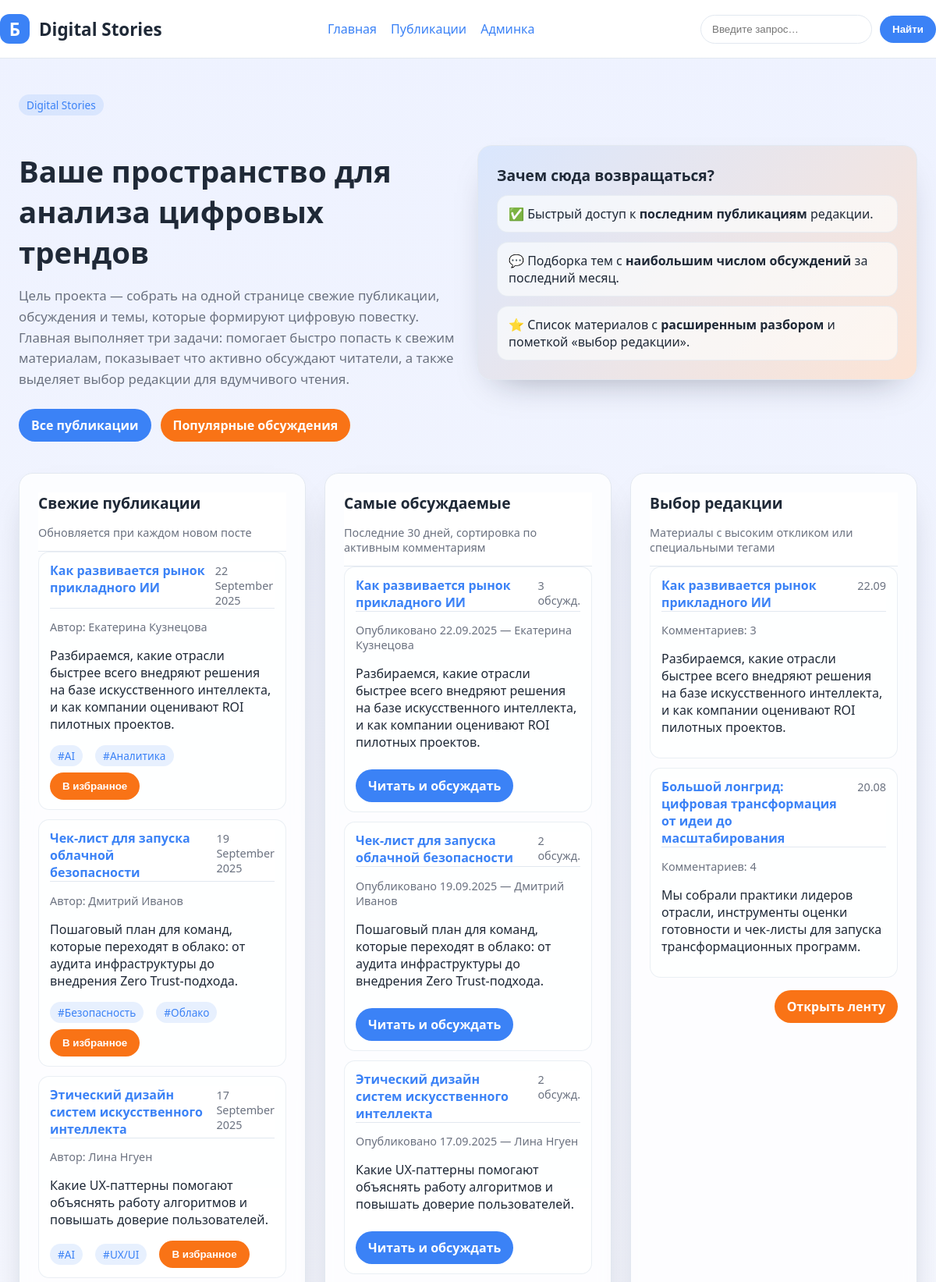
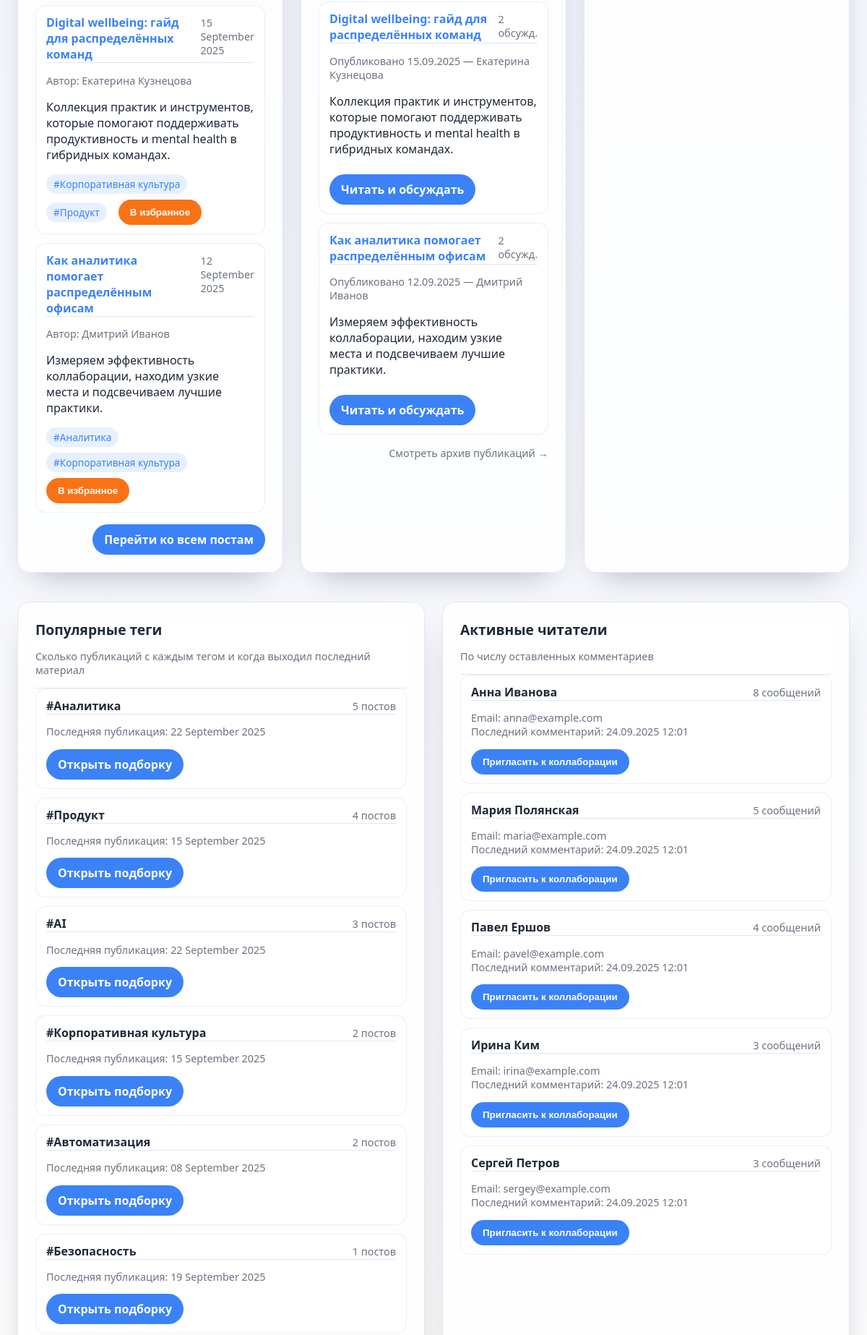
The page / (upper part) on the database its author committed (2 pictures, top to bottom).
### blog/models.py (models this page shows, shortened)
class Post(models.Model):
    Status = PostStatus
    title = models.CharField('Заголовок', max_length=250)
    slug = models.SlugField('URL-метка', max_length=250, unique_for_date='publish')
    author = models.ForeignKey(
        User,
        on_delete=models.CASCADE,
        related_name='blog_posts',
        verbose_name='Автор',
    )
    body = models.TextField('Содержимое')
    publish = models.DateTimeField('Дата публикации', default=timezone.now)
    created = models.DateTimeField('Создано', auto_now_add=True)
    updated = models.DateTimeField('Обновлено', auto_now=True)
    status = models.CharField(
        'Статус',
        max_length=2,
        choices=Status.choices,
        default=Status.DRAFT,
    )
    tags = models.ManyToManyField(
        Tag,
        verbose_name='Теги',
        related_name='posts',
        blank=True,
    )
    objects = PostManager()
    published = PublishedManager()
    class Meta:
        ordering = ['-publish']
        verbose_name = 'Пост'
        verbose_name_plural = 'Посты'
        indexes = [
            models.Index(fields=['-publish'], name='blog_post_publish_idx'),
        ]
    def get_absolute_url(self):
        return reverse(
            'blog:post_detail',
            args=[self.publish.year, self.publish.month, self.publish.day, self.slug],
        )

class Tag(models.Model):
    name = models.CharField('Название', max_length=50, unique=True)
    slug = models.SlugField('URL-метка', max_length=50, unique=True)
    class Meta:
        ordering = ('name',)
        verbose_name = 'Тег'
        verbose_name_plural = 'Теги'
        indexes = [
            models.Index(fields=('name',), name='blog_tag_name_idx'),
        ]
    objects = TagQuerySet.as_manager()

### blog/views.py (the view)
# urls.py: path('', views.home, name='home'),
def home(request):
    search_form = SearchForm()
    latest_posts = (
        Post.published.select_related('author')
        .prefetch_related('tags')
        .order_by('-publish')[:5]
    )
    trending_posts = (
        Post.objects.trending(days=30, min_comments=1)
        .select_related('author')
        .prefetch_related('tags')
        .order_by('-comment_count', '-publish')[:5]
    )
    editors_choice = (
        Post.objects.editors_choice()
        .select_related('author')
        .prefetch_related('tags')
        .order_by('-publish')[:5]
    )
    top_tags = (
        Tag.objects.with_post_counts()
        .with_latest_publish()
        .filter(published_posts__gt=0)
        .order_by('-published_posts', '-latest_publish', 'name')[:10]
    )
    active_commenters = (
        Comment.objects.filter(active=True)
        .values('name', 'email')
        .annotate(
            comments_total=Count('id'),
            recent_comment=Max('created'),
        )
        .order_by('-comments_total', '-recent_comment')[:5]
    )
    context = {
        'search_form': search_form,
        'latest_posts': latest_posts,
        'trending_posts': trending_posts,
        'editors_choice': editors_choice,
        'top_tags': top_tags,
        'active_commenters': active_commenters,
    }
    return render(request, 'blog/home.html', context)

### blog/forms.py
class SearchForm(forms.Form):
    q = forms.CharField(
        label='Поиск по публикациям',
        max_length=100,
        required=False,
        widget=forms.TextInput(
            attrs={
                'placeholder': 'Введите запрос…',
                'class': 'search-input',
            }
        ),
    )

### blog/models.py (called while the page is built)
    def with_post_counts(self):
        return self.annotate(
            published_posts=Count(
                'posts',
                filter=Q(posts__status=PostStatus.PUBLISHED),
                distinct=True,
            )
        )

    def with_latest_publish(self):
        return self.annotate(
            latest_publish=Max(
                'posts__publish',
                filter=Q(posts__status=PostStatus.PUBLISHED),
            )
        )

    def published(self):
        return self.filter(status=Post.Status.PUBLISHED)

    def with_comment_counts(self):
        return self.annotate(
            comment_count=Count(
                'comments',
                filter=Q(comments__active=True),
                distinct=True,
            )
        )

    def trending(self, days=30, min_comments=1):
        threshold_date = timezone.now() - timedelta(days=days)
        return (
            self.published()
            .filter(publish__gte=threshold_date)
            .with_comment_counts()
            .filter(comment_count__gte=min_comments)
        )

    def editors_choice(self):
        return (
            self.published()
            .with_comment_counts()
            .filter(
                Q(comment_count__gte=3)
                | Q(tags__slug__in=['featured', 'editor-choice'])
            )
            .distinct()
        )

    def get_queryset(self):
        return super().get_queryset().published()

### blog/templates/blog/home.html (shortened to what this page needs)
{% extends "blog/base.html" %}
{% block content %}
<section class="grid two" style="align-items: center; margin-bottom: 40px;">
    <div>
        <p class="tag-pill">Digital Stories</p>
        <h1 style="font-size: 2.4rem; margin-bottom: 16px;">Ваше пространство для анализа цифровых трендов</h1>
        <p style="font-size: 1.05rem; color: var(--muted-color); line-height: 1.6;">
            Цель проекта — собрать на одной странице свежие публикации, обсуждения и темы, которые формируют цифровую повестку.
            Главная выполняет три задачи: помогает быстро попасть к свежим материалам, показывает что активно обсуждают читатели,
            а также выделяет выбор редакции для вдумчивого чтения.
        </p>
        <div style="display:flex; gap:12px; margin-top: 24px; flex-wrap: wrap;">
            <a class="button" href="{% url 'blog:post_list' %}">Все публикации</a>
            <a class="button secondary" href="#widget-trending">Популярные обсуждения</a>
        </div>
    </div>
    <div class="card" style="background-image: linear-gradient(135deg, rgba(59,130,246,0.18), rgba(249,115,22,0.18));">
        <h2>Зачем сюда возвращаться?</h2>
        <ul class="list-reset">
            <li class="list-item">✅ Быстрый доступ к <strong>последним публикациям</strong> редакции.</li>
            <li class="list-item">💬 Подборка тем с <strong>наибольшим числом обсуждений</strong> за последний месяц.</li>
            <li class="list-item">⭐ Список материалов с <strong>расширенным разбором</strong> и пометкой «выбор редакции».</li>
        </ul>
    </div>
</section>
<section class="grid three">
    <article class="card" id="widget-latest">
        <header>
            <h2>Свежие публикации</h2>
            <p class="meta">Обновляется при каждом новом посте</p>
        </header>
        <ol class="list-reset" style="counter-reset: latest-counter;">
            {% for post in latest_posts %}
            <li class="list-item" style="counter-increment: latest-counter;">
                <header>
                    <a href="{{ post.get_absolute_url }}"><strong>{{ post.title }}</strong></a>
                    <span class="meta">{{ post.publish|date:"d E Y" }}</span>
                </header>
                <p class="meta">Автор: {{ post.author.get_full_name|default:post.author.username }}</p>
                <p>{{ post.body|truncatewords:22 }}</p>
                <div style="display:flex; gap:8px; align-items:center; flex-wrap: wrap;">
                    {% for tag in post.tags.all %}
                        <span class="tag-pill">#{{ tag.name }}</span>
                    {% empty %}
                        <span class="meta">Без тегов</span>
                    {% endfor %}
                    <button class="button secondary" type="button" disabled>В избранное</button>
                </div>
            </li>
            {% empty %}
            <li class="empty">Пока нет опубликованных постов.</li>
            {% endfor %}
        </ol>
        <div class="widget-footer">
            <a class="button" href="{% url 'blog:post_list' %}">Перейти ко всем постам</a>
        </div>
    </article>
    <article class="card" id="widget-trending">
        <header>
            <h2>Самые обсуждаемые</h2>
            <p class="meta">Последние 30 дней, сортировка по активным комментариям</p>
        </header>
        <ol class="list-reset">
            {% for post in trending_posts %}
            <li class="list-item">
                <header>
                    <a href="{{ post.get_absolute_url }}"><strong>{{ post.title }}</strong></a>
                    <span class="meta">{{ post.comment_count }} обсужд.</span>
                </header>
                <p class="meta">Опубликовано {{ post.publish|date:"d.m.Y" }} — {{ post.author.get_full_name|default:post.author.username }}</p>
                <p>{{ post.body|truncatewords:20 }}</p>
                <a class="button" style="margin-top: 8px;" href="{{ post.get_absolute_url }}">Читать и обсуждать</a>
            </li>
            {% empty %}
            <li class="empty">Нет активных обсуждений в выбранном периоде.</li>
            {% endfor %}
        </ol>
        <div class="widget-footer">
            <a class="meta" href="{% url 'blog:post_list' %}">Смотреть архив публикаций →</a>
        </div>
    </article>
    <article class="card" id="widget-editors">
        <header>
            <h2>Выбор редакции</h2>
            <p class="meta">Материалы с высоким откликом или специальными тегами</p>
        </header>
        <ol class="list-reset">
            {% for post in editors_choice %}
            <li class="list-item">
                <header>
                    <a href="{{ post.get_absolute_url }}"><strong>{{ post.title }}</strong></a>
                    <span class="meta">{{ post.publish|date:"d.m" }}</span>
                </header>
                <p class="meta">Комментариев: {{ post.comment_count|default:"0" }}</p>
                <p>{{ post.body|truncatewords:24 }}</p>
            </li>
            {% empty %}
            <li class="empty">Редакция пока не отметила материалы. Возвращайтесь позже!</li>
            {% endfor %}
        </ol>
        <div class="widget-footer">
            <a class="button secondary" href="{% url 'blog:post_list' %}">Открыть ленту</a>
        </div>
    </article>
</section>
<section class="grid two" style="margin-top:40px;">
    <article class="card">
        <header>
            <h2>Популярные теги</h2>
            <p class="meta">Сколько публикаций с каждым тегом и когда выходил последний материал</p>
        </header>
        <ul class="list-reset">
            {% for tag in top_tags %}
            <li class="list-item">
                <header>
                    <span><strong>#{{ tag.name }}</strong></span>
                    <span class="meta">{{ tag.published_posts }} постов</span>
                </header>
                <p class="meta">
                    Последняя публикация:
                    {% if tag.latest_publish %}
                        {{ tag.latest_publish|date:"d E Y" }}
                    {% else %}
                        пока нет
                    {% endif %}
                </p>
                <a class="button" href="{% url 'blog:post_list' %}?tag={{ tag.slug }}">Открыть подборку</a>
            </li>
            {% empty %}
            <li class="empty">Теги ещё не использовались.</li>
            {% endfor %}
        </ul>
    </article>
    <article class="card">
        <header>
            <h2>Активные читатели</h2>
            <p class="meta">По числу оставленных комментариев</p>
        </header>
        <ul class="list-reset">
            {% for commenter in active_commenters %}
            <li class="list-item">
                <header>
                    <strong>{{ commenter.name }}</strong>
                    <span class="meta">{{ commenter.comments_total }} сообщений</span>
                </header>
                <p class="meta">Email: {{ commenter.email }}<br>Последний комментарий: {{ commenter.recent_comment|date:"d.m.Y H:i" }}</p>
                <button class="button" type="button" disabled>Пригласить к коллаборации</button>
            </li>
            {% empty %}
            <li class="empty">Пока нет комментариев.</li>
            {% endfor %}
        </ul>
    </article>
</section>
{% endblock %}

### blog/templates/blog/base.html (style rules this page uses)
:root { color-scheme: light dark; --bg-color: #f5f7fb; --text-color: #1f2937; --primary-color: #3b82f6; --secondary-color: #f97316; --card-bg: #ffffffcc; --border-color: #e2e8f0; --muted-color: #6b7280; }
* { box-sizing: border-box; }
body { margin: 0; font-family: 'Segoe UI', Roboto, sans-serif; background: linear-gradient(180deg, #eef2ff 0%, #fdfcfb 100%); color: var(--text-color); min-height: 100vh; }
a { color: var(--primary-color); text-decoration: none; }
header { background: #fff; backdrop-filter: blur(12px); border-bottom: 1px solid var(--border-color); position: sticky; top: 0; z-index: 10; }
.search-input { padding: 10px 14px; border-radius: 999px; border: 1px solid var(--border-color); min-width: 220px; }
.button { display: inline-flex; align-items: center; justify-content: center; padding: 10px 16px; border-radius: 999px; border: none; background: var(--primary-color); color: #fff; font-weight: 600; cursor: pointer; }
.button.secondary { background: var(--secondary-color); }
.grid { display: grid; gap: 24px; }
.grid.two { grid-template-columns: repeat(auto-fit, minmax(320px, 1fr)); }
.grid.three { grid-template-columns: repeat(auto-fit, minmax(260px, 1fr)); }
.card { padding: 24px; background: var(--card-bg); border-radius: 18px; border: 1px solid var(--border-color); backdrop-filter: blur(8px); box-shadow: 0 20px 45px -25px rgba(15, 23, 42, 0.4); }
.card h2 { margin-top: 0; margin-bottom: 12px; font-size: 1.2rem; }
.meta { color: var(--muted-color); font-size: 0.9rem; }
.list-reset { list-style: none; padding: 0; margin: 0; display: grid; gap: 12px; }
.list-item { padding: 12px 14px; border-radius: 14px; background: rgba(255, 255, 255, 0.6); border: 1px solid rgba(226, 232, 240, 0.7); }
.list-item header { display: flex; justify-content: space-between; gap: 12px; align-items: baseline; }
.tag-pill { display: inline-flex; align-items: center; padding: 4px 10px; border-radius: 999px; background: rgba(59, 130, 246, 0.12); color: var(--primary-color); font-size: 0.85rem; margin-right: 8px; }
.widget-footer { margin-top: 16px; display: flex; justify-content: flex-end; }

### rows shown on the page
Post: title "Как развивается рынок прикладного ИИ", publish "22 September 2025", author.get_full_name "Екатерина Кузнецова", body "Разбираемся, какие отрасли быстрее всего внедряют решения на базе искусственного интеллекта, и как компании оценивают ROI пилотных проектов.", comment_count "3", publish "22.09.2025", publish "22.09"
Tag: name "AI", published_posts "3", latest_publish "22 September 2025"
Tag: name "Аналитика", published_posts "5", latest_publish "22 September 2025"
Post: title "Чек-лист для запуска облачной безопасности", publish "19 September 2025", author.get_full_name "Дмитрий Иванов", body "Пошаговый план для команд, которые переходят в облако: от аудита инфраструктуры до внедрения Zero Trust-подхода.", comment_count "2", publish "19.09.2025"
Tag: name "Безопасность", published_posts "1", latest_publish "19 September 2025"
Tag: name "Облако"
Post: title "Этический дизайн систем искусственного интеллекта", publish "17 September 2025", author.get_full_name "Лина Нгуен", body "Какие UX-паттерны помогают объяснять работу алгоритмов и повышать доверие пользователей.", comment_count "2", publish "17.09.2025"
Tag: name "UX/UI"
Post: title "Digital wellbeing: гайд для распределённых команд", publish "15 September 2025", author.get_full_name "Екатерина Кузнецова", body "Коллекция практик и инструментов, которые помогают поддерживать продуктивность и mental health в гибридных командах.", comment_count "2", publish "15.09.2025"
Tag: name "Корпоративная культура", published_posts "2", latest_publish "15 September 2025"
Tag: name "Продукт", published_posts "4", latest_publish "15 September 2025"
Post: title "Как аналитика помогает распределённым офисам", publish "12 September 2025", author.get_full_name "Дмитрий Иванов", body "Измеряем эффективность коллаборации, находим узкие места и подсвечиваем лучшие практики.", comment_count "2", publish "12.09.2025"
Post: title "Большой лонгрид: цифровая трансформация от идеи до масштабирования", publish "20.08", comment_count "4", body "Мы собрали практики лидеров отрасли, инструменты оценки готовности и чек-листы для запуска трансформационных программ."
Tag: name "Автоматизация", published_posts "2", latest_publish "08 September 2025"

### other values the page prints
{{ commenter.name }} "Анна Иванова" "Мария Полянская" "Павел Ершов" "Ирина Ким" "Сергей Петров"
{{ commenter.comments_total }} "8" "5" "4" "3" "3"
{{ commenter.email }} "anna@example.com" "maria@example.com" "pavel@example.com" "irina@example.com" "sergey@example.com"
{{ commenter.recent_comment|date:"d.m.Y H:i" }} "24.09.2025 12:01" "24.09.2025 12:01" "24.09.2025 12:01" "24.09.2025 12:01" "24.09.2025 12:01"
